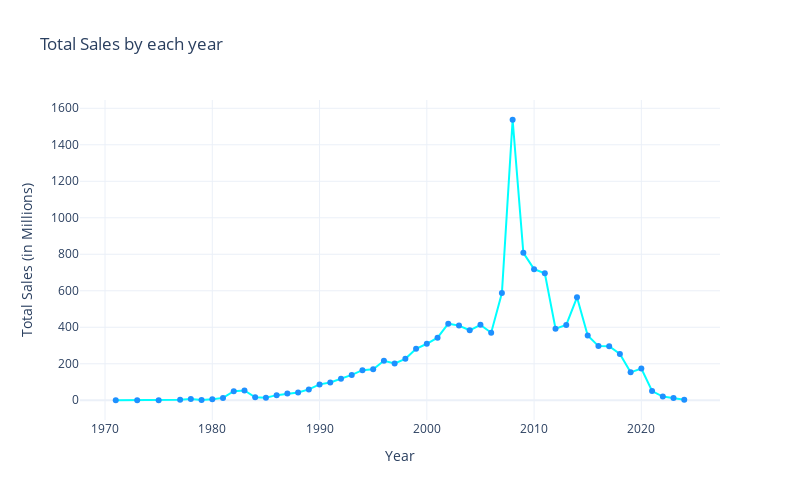

The cell this chart's notebook holds for it:
### Code cell
# let's analyze the total sales as per each year
release_year = game['release_date'].dt.year

total_sales_by_year = game.groupby(release_year)['total_sales'].sum()

# lets visualize this
fig = go.Figure(data=[
    go.Scatter(
        x = total_sales_by_year.index,
        y = total_sales_by_year.values,
        mode = 'lines+markers',
        marker = dict(color = 'dodgerblue'),
        line = dict(color = 'cyan')
    )
])
fig.update_layout(
    title = 'Total Sales by each year',
    xaxis_title = 'Year',
    yaxis_title = 'Total Sales (in Millions)',
    xaxis_tickangle = 0,
    height = 500,
    width = 800
)

### Figure 1 — Plotly figure (JSON) as saved in the notebook; plotly's stock layout.template omitted (floating-point values rounded to 4 significant figures)
{"data": [{"line": {"color": "cyan"}, "marker": {"color": "dodgerblue"}, "mode": "lines+markers", "type": "scatter", "x": [1971, 1973, 1975, 1977, 1978, 1979, 1980, 1981, 1982, 1983, 1984, 1985, 1986, 1987, 1988, 1989, 1990, 1991, 1992, 1993, 1994, 1995, 1996, 1997, 1998, 1999, 2000, 2001, 2002, 2003, 2004, 2005, 2006, 2007, 2008, 2009, 2010, 2011, 2012, 2013, 2014, 2015, 2016, 2017, 2018, 2019, 2020, 2021, 2022, 2023, 2024], "y": [0.12, 0.12, 0.12, 3.46, 6.92, 1.15, 5.86, 13.01, 49.39, 54, 15.89, 13.83, 28.11, 37.15, 42.69, 59.4, 87.07, 97.13, 118.6, 138.8, 164.8, 170.3, 216.3, 202.1, 227.3, 282.1, 309.7, 343.1, 419.6, 409.2, 383.6, 413.2, 370.3, 587.2, 1537.0, 808.2, 718.6, 696.4, 392.3, 413.1, 564.0, 355.2, 296.8, 296.2, 253.4, 153.2, 174.3, 50.64, 20.16, 12.96, 2.64]}], "layout": {"height": 500, "title": {"text": "Total Sales by each year"}, "width": 800, "xaxis": {"autorange": true, "range": [1968.0, 2027.0], "tickangle": 0, "title": {"text": "Year"}, "type": "linear"}, "yaxis": {"autorange": true, "range": [-108.1, 1645.0], "title": {"text": "Total Sales (in Millions)"}, "type": "linear"}}}
